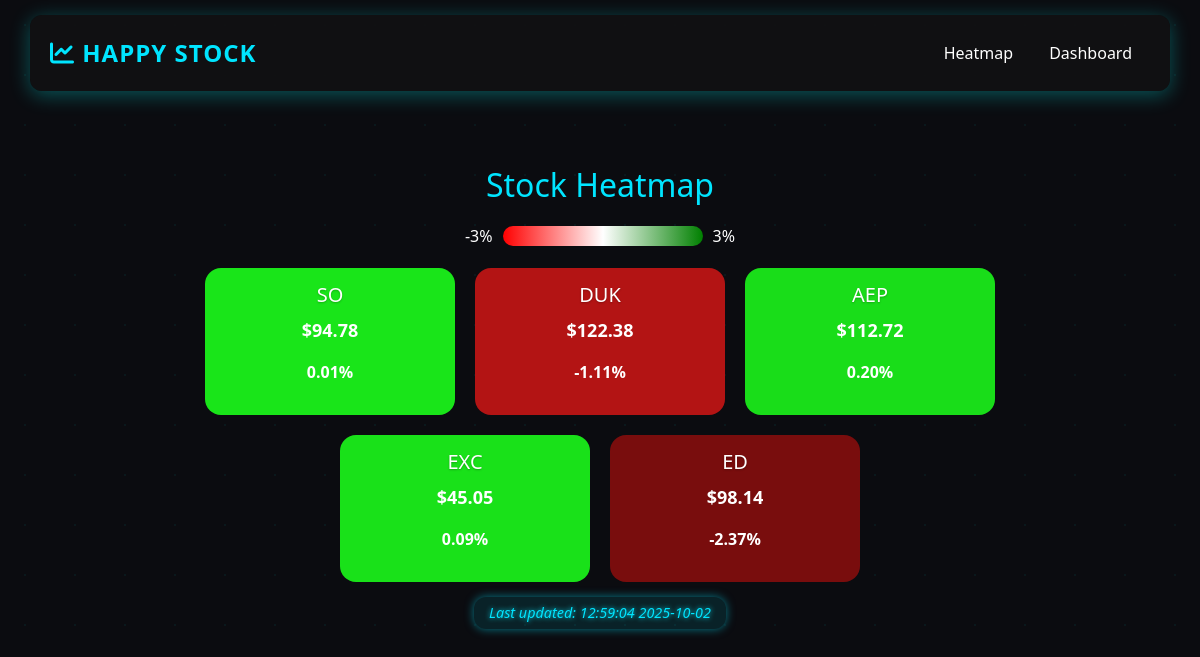
Screenshot of /heatmap with the database file from the repository.
### src/web/models.py (models this page shows)
class Stock(db.Model):
    __tablename__ = "stocks"
    id = db.Column(db.Integer, primary_key=True)
    symbol = db.Column(db.String(10), unique=True, nullable=False)
    price = db.Column(db.Float, nullable=False)
    change = db.Column(db.Float, nullable=False)
    marketCap = db.Column(db.Float, nullable=False)
    bg_color = db.Column(db.String(50), nullable=False)
    last_updated = db.Column(db.DateTime, nullable=True)

### src/web/views.py (the view)
@views.route('/heatmap')
def heatmap():
    data = Stock.query.order_by(Stock.marketCap.desc()).all()
    last_updated_str = None
    if data:
        last_updated_utc = max([s.last_updated for s in data if s.last_updated])
        if last_updated_utc:
            if last_updated_utc.tzinfo is None:
                last_updated_utc = last_updated_utc.replace(tzinfo=pytz.UTC)
            tz_th = pytz.timezone("Asia/Bangkok")
            last_updated = last_updated_utc.astimezone(tz_th).replace(microsecond=0)
            last_updated_str = last_updated.strftime("%H:%M:%S %Y-%m-%d")
    return render_template("heatmap.html", data=data, last_updated=last_updated_str)

### src/web/templates/heatmap.html (shortened to what this page needs)
{% extends "base.html" %}
{% block content %}
<link rel="stylesheet" href="{{ url_for('static', filename='style/heatmap.css') }}">
<h2 class="title">Stock Heatmap</h2>
<div class="legend" aria-label="Heatmap legend">
  <span>-3%</span>
  <div class="legend-bar"></div>
  <span>3%</span>
</div>
<div class="grid-container" role="list">
  {% for stock in data %}
    <a href="{{ url_for('views.stock_detail', symbol=stock.symbol) }}" role="listitem" aria-label="Open {{ stock.symbol }}">
      <div
        class="stock-card {% if stock.change >= 0 %}positive{% else %}negative{% endif %}"
        style="background-color: {{ stock.bg_color }};"
        data-tooltip="{{ stock.symbol }}"
      >
        <h3>{{ stock.symbol }}</h3>
        <p class="price">${{ '%.2f'|format(stock.price) }}</p>
        <p class="change">{{ '%.2f'|format(stock.change) }}%</p>
      </div>
    </a>
  {% endfor %}
</div>
{% if last_updated %}
  <p class="last-updated">Last updated: {{ last_updated }}</p>
{% else %}
  <p class="last-updated">Last updated: N/A</p>
{% endif %}
{% endblock %}

### src/web/templates/base.html (shortened to what this page needs)
<!DOCTYPE html>
<html lang="en">
<head>
    <link rel="stylesheet" href="https://stackpath.bootstrapcdn.com/bootstrap/4.4.1/css/bootstrap.min.css"
>
    <link rel="stylesheet" href="https://cdnjs.cloudflare.com/ajax/libs/font-awesome/6.4.2/css/all.min.css"
 />
    <link rel="stylesheet" href="{{ url_for('static', filename='style/style.css') }}">
</head>
<body>
  <nav class="navbar navbar-expand-lg navbar-light glassmorphism">
    <a class="navbar-brand" href="/">
        <i class="fa fa-chart-line"></i> Happy Stock
    </a>
    <div class="collapse navbar-collapse" id="navbar">
        <ul class="navbar-nav ml-auto">
            <li class="nav-item"><a class="nav-link" href="/heatmap">Heatmap</a></li>
            <li class="nav-item"><a class="nav-link" href="/dashboard">Dashboard</a></li>
        </ul>
    </div>
  </nav>
  <div class="container">
      {% block content %} {% endblock %}
  </div>
</body>
</html>

### src/web/static/style/style.css (style rules this page uses)
body { margin: 0; padding: 0; font-family: 'Segoe UI', sans-serif; background: #0b0c10; color: #fff; text-align: center; overflow-x: hidden; }
body::before { content: ''; position: fixed; top:0; left:0; width:100%; height:100%; background: radial-gradient(circle, rgba(0,255,255,0.05) 1px, transparent 1px); background-size: 50px 50px; z-index: 0; animation: moveParticles 30s linear infinite; }
.glassmorphism { background: rgba(20, 20, 20, 0.6); backdrop-filter: blur(10px); padding: 15px 20px; border-radius: 12px; margin: 15px auto; max-width: 95%; box-shadow: 0 4px 20px rgba(0, 255, 255, 0.3); position: relative; z-index: 2; }
.navbar-brand { font-size: 24px; font-weight: bold; color: #00e5ff !important; text-transform: uppercase; letter-spacing: 1px; }
.navbar-nav .nav-item .nav-link { font-size: 16px; font-weight: 500; color: #fff !important; margin: 0 10px; transition: all 0.3s ease-in-out; }
.container { position: relative; z-index: 1; padding-top: 40px; padding-bottom: 60px; }
h1, h2, h3 { color: #00e5ff; }

### src/web/static/style/heatmap.css (style rules this page uses)
body { margin: 0; padding: 0; font-family: 'Segoe UI', sans-serif; background: #0b0c10; color: #fff; text-align: center; overflow-x: hidden; }
body::before { content: ''; position: fixed; top:0; left:0; width:100%; height:100%; background: radial-gradient(circle, rgba(0,255,255,0.05) 1px, transparent 1px); background-size: 50px 50px; z-index: 0; animation: moveParticles 30s linear infinite; }
.title { font-size: 32px; margin: 20px 0; color: #00e5ff; z-index: 1; position: relative; }
.legend { display: flex; align-items: center; justify-content: center; gap: 10px; margin-bottom: 20px; z-index: 1; position: relative; }
.legend-bar { width: 200px; height: 20px; background: linear-gradient(to right, red, white, green); border-radius: 10px; }
.grid-container { display: flex; flex-wrap: wrap; justify-content: center; gap: 20px; max-width: 900px; margin: 0 auto; }
.stock-card { border-radius: 16px; padding: 15px; font-weight: bold; transition: transform 0.3s, box-shadow 0.3s; color: #fff; cursor: pointer; width: 250px; flex: 1 1 250px; }
.stock-card::after { content: attr(data-tooltip); position: absolute; bottom: 110%; left: 50%; transform: translateX(-50%); background: rgba(20,20,20,0.9); color: #fff; padding: 5px 10px; border-radius: 6px; opacity: 0; white-space: nowrap; pointer-events: none; transition: opacity 0.3s; font-size: 14px; }
.stock-card h3 { font-size: 20px; margin-bottom: 10px; }
.stock-card .price { font-size: 18px; }
.stock-card .change { font-size: 16px; font-weight: 600; }
.grid-container a { text-decoration: none; }
.last-updated { font-size: 0.9rem; color: #00e5ff; margin: 15px 0; text-align: center; font-style: italic; background-color: rgba(0, 229, 255, 0.1); padding: 5px 15px; border-radius: 12px; display: inline-block; box-shadow: 0 0 10px rgba(0, 229, 255, 0.5); text-shadow: 0 0 5px #00e5ff; z-index: 1; position: relative; transition: box-shadow 0.3s ease, transform 0.3s ease; }
.stock-card h3, .stock-card .ticker { color: #ffffff !important; text-shadow: 0 1px 2px rgba(0,0,0,.25); }

### rows the page displays
Stock: symbol "SO", price "94.78", change "0.01"
Stock: symbol "DUK", price "122.38", change "-1.11"
Stock: symbol "AEP", price "112.72", change "0.20"
Stock: symbol "EXC", price "45.05", change "0.09"
Stock: symbol "ED", price "98.14", change "-2.37"

### other values shown
{{ last_updated }} "12:59:04 2025-10-02"
